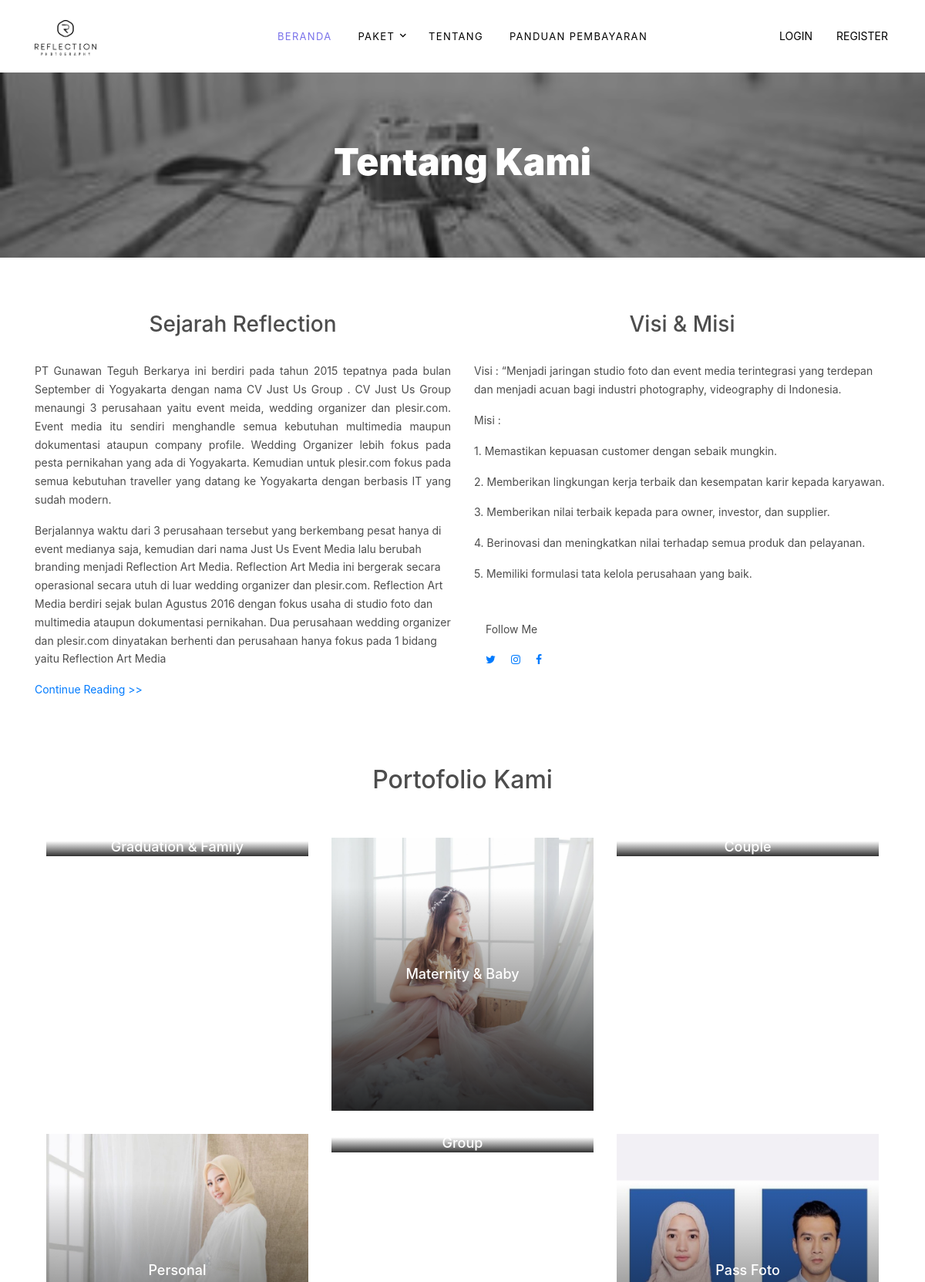
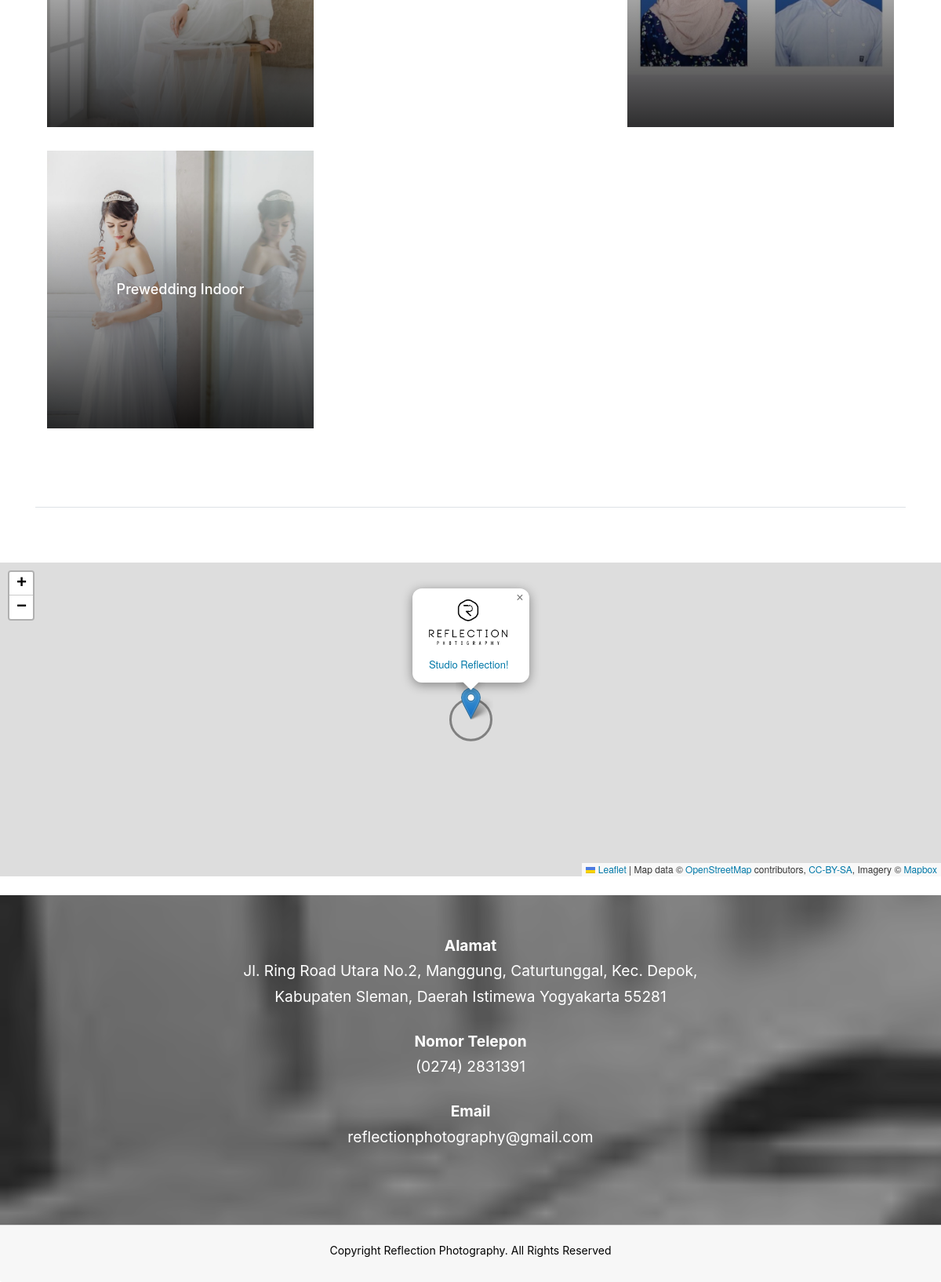
/index.php/home/tentangKami, run on the app's committed database (2 pictures, top to bottom).
### tables this page shows
CREATE TABLE `paket` (
  `id_paket` int(11) NOT NULL,
  `nama_paket` varchar(50) NOT NULL,
  `foto_paket` varchar(150) NOT NULL
);

### application/controllers/Home.php (called while the page is built, shortened)
<?php
class Home extends CI_Controller {
	public function tentangKami()
	{
		$this->load->model('admin/Mpaket');
		$data['paket'] = $this->Mpaket->getAllPaket();
		$this->load->view('member/template/Header',$data);
		$this->load->view('member/Tentang');
		$this->load->view('member/template/Footer');
	}
}

### index.php (called while the page is built, shortened)
<?php
require_once BASEPATH.'core/CodeIgniter.php';

### application/models/admin/Mpaket.php (called while the page is built, shortened)
<?php
class Mpaket extends CI_Model {
	public function getAllPaket()
	{
		$ambil = $this->db->get("paket");
		return $ambil->result_array();
	}
}

### application/views/member/Tentang.php (the view, shortened to what this page needs)
<div class="site-blocks-cover overlay inner-page-cover"  id="tentang" style="background-image: url('./assets/image/blog/camera-gray.jpg'); " data-stellar-background-ratio="0.5;">
  <div class="container">
    <div class="row align-items-center justify-content-center" id="tentang">
      <div class="col-md-7 text-center" data-aos="fade-up">
        <h1>Tentang Kami</h1>
      </div>
    </div>
  </div>
</div>
<div class="site-section" data-aos="fade">
  <div class="container">
    <div class="row mb-6">
      <div class="col-md-6">
        <h3 class="text-center">Sejarah Reflection</h3><br>
        <p style="text-align: justify;">PT Gunawan Teguh Berkarya ini berdiri pada tahun 2015 tepatnya pada bulan September di Yogyakarta dengan nama CV Just Us Group . CV Just Us Group menaungi 3 perusahaan yaitu event meida, wedding organizer dan plesir.com. Event media itu sendiri menghandle semua kebutuhan multimedia maupun dokumentasi ataupun company profile. Wedding Organizer lebih fokus pada pesta pernikahan yang ada di Yogyakarta. Kemudian untuk plesir.com fokus pada semua kebutuhan traveller yang datang ke Yogyakarta dengan berbasis IT yang sudah modern.
          <p>Berjalannya waktu dari 3 perusahaan tersebut yang berkembang pesat hanya di event medianya saja, kemudian dari nama Just Us Event Media lalu berubah branding menjadi Reflection Art Media. Reflection Art Media ini bergerak secara operasional secara utuh di luar wedding organizer dan plesir.com. Reflection Art Media berdiri sejak bulan Agustus 2016 dengan fokus usaha di studio foto dan multimedia ataupun dokumentasi pernikahan. Dua perusahaan wedding organizer dan plesir.com dinyatakan berhenti dan perusahaan hanya fokus pada 1 bidang yaitu Reflection Art Media </p>
          <p><a href="<?php echo base_url("sejarah") ?>">Continue Reading >></a></p>
        </div>
        <div class="col-md-6">
          <h3 class="text-center">Visi & Misi</h3><br>
          <p>Visi : “Menjadi jaringan studio foto dan event media terintegrasi yang terdepan dan menjadi acuan bagi industri photography, videography di Indonesia.</p>
          <p>Misi : </p>
          <p>1. Memastikan kepuasan customer dengan sebaik mungkin.</p>
          <p>2. Memberikan lingkungan kerja terbaik dan kesempatan karir kepada karyawan.</p>
          <p>3. Memberikan nilai terbaik kepada para owner, investor, dan supplier.</p>
          <p>4. Berinovasi dan meningkatkan nilai terhadap semua produk dan pelayanan.</p>
          <p>5. Memiliki formulasi tata kelola perusahaan yang baik.</p>
          <div class="col-md-6">
            <p class="mt-5 mb-3">Follow Me</p>
            <p>
              <a href="#" class="pr-2"><span class="icon-twitter"></span></a>
              <a href="#" class="p-2"><span class="icon-instagram"></span></a>
              <a href="#" class="p-2"><span class="icon-facebook"></span></a>
            </p>
          </div>
        </div>
      </div>
    </div>
    <div class="container">
      <div class="site-section border-bottom">
        <div class="container">
          <div class="row text-center justify-content-center mb-5">
            <div class="col-md-7" data-aos="fade-up">
              <h2>Portofolio Kami</h2>
            </div>
          </div>
          <div class="row">
            <?php foreach ($paket as $key => $value): ?>
              <div class="col-md-6 col-lg-4" data-aos="fade-up" data-aos-delay="300">
                <a class="image-gradient" href="<?php echo base_url("member/detail_portofolio/$value[id_paket]") ?>" >
                  <figure style="align-content: center;">
                    <img src="<?php echo base_url("./assets/image/paket/$value[foto_paket]") ?>" alt="" class="img-fluid">
                  </figure>
                  <div class="text">
                    <h3><?php echo $value['nama_paket'] ?></h3>
                  </div>
                </a>
              </div>
            <?php endforeach ?>
          </div>
        </div>
      </div>
    </div>
  </div>
</div>
<div id="map"></div>
          <br>
          <div class="py-5 site-block-testimonial" style="background-image: url('./assets/image/blog/camera-gray.jpg');" data-stellar-background-ratio="0.5">
           <div class="container">
             <div class="row block-13 mb-5">
               <div class="col-md-12 text-center" >
                <div class="block-testimony col-lg-3 ml-auto ">
                 <p class="mb-0 font-weight-bold">Alamat</p>
                 <p class="mb-4">Jl. Ring Road Utara No.2, Manggung, Caturtunggal, Kec. Depok, Kabupaten Sleman, Daerah Istimewa Yogyakarta 55281</p>
                 <p class="mb-0 font-weight-bold">Nomor Telepon</p>
                 <p class="mb-4">(0274) 2831391</p>
                 <p class="mb-0 font-weight-bold">Email</p>
                 <p class="mb-0">reflectionphotography@gmail.com</p>
               </div>
             </div>
           </div>
         </div>
       </div>

### assets/css/style_member.css (style rules this page uses)
body { line-height: 1.7; color: #4d4d4d; font-weight: 400; font-size: 0.875rem; }
a { -webkit-transition: .3s all ease; -o-transition: .3s all ease; transition: .3s all ease; }
.site-section { padding: 2.5em 0; }
@media (min-width: 768px) { .site-section { padding: 5em 0; } }
.site-blocks-cover { background-size: cover; background-repeat: no-repeat; background-position: top; background-position: center center; }
#tentang { min-height: 80px; }
.site-blocks-cover.overlay { position: relative; }
.site-blocks-cover.overlay:before { position: absolute; content: ""; left: 0; bottom: 0; right: 0; top: 0; background: rgba(0, 0, 0, 0.4); }
.site-blocks-cover, .site-blocks-cover .row { min-height: 600px; height: calc(100vh - 73px); }
.site-blocks-cover.inner-page-cover, .site-blocks-cover.inner-page-cover .row { min-height: 600px; height: calc(30vh); }
.site-blocks-cover h1 { font-size: 1.5rem; font-weight: 900; color: #fff; }
@media (min-width: 768px) { .site-blocks-cover h1 { font-size: 3rem; } }
.block-13, .slide-one-item { position: relative; z-index: 1; }
.image-gradient { position: relative; width: 100%; display: block; margin-bottom: 30px; }
.image-gradient figure { position: relative; overflow: hidden; }
.image-gradient figure:before { content: ''; position: absolute; top: 0; right: 0; bottom: 0; left: 0; background: -moz-linear-gradient(top, transparent 0%, transparent 18%, rgba(0, 0, 0, 0.8) 99%, rgba(0, 0, 0, 0.8) 100%); background: -webkit-linear-gradient(top, transparent 0%, transparent 18%, rgba(0, 0, 0, 0.8) 99%, rgba(0, 0, 0, 0.8) 100%); background: -webkit-gradient(linear, left top, left bottom, from(transparent), color-stop(18%, transparent), color-stop(99%, rgba(0, 0, 0, 0.8)), to(rgba(0, 0, 0, 0.8))); background: -o-linear-gradient(top, transparent 0%, transparent 18%, rgba(0, 0, 0, 0.8) 99%, rgba(0, 0, 0, 0.8) 100%); background: linear-gradient(to bottom, transparent 0%, transparent 18%, rgba(0, 0, 0, 0.8) 99%, rgba(0, 0, 0, 0.8) 100%); filter: progid:DXImageTransform.Microsoft.gradient( startColorstr='#00000000', endColorstr='#cc000000',GradientType=0 ); z-index: 2; }
.image-gradient figure img { -webkit-transition: .3s all ease; -o-transition: .3s all ease; transition: .3s all ease; -webkit-transform: scale(1); -ms-transform: scale(1); transform: scale(1); z-index: 1; }
.image-gradient .text { position: absolute; top: 50%; width: 100%; -webkit-transform: translateY(-50%); -ms-transform: translateY(-50%); transform: translateY(-50%); text-align: center; z-index: 3; }
.image-gradient .text h3 { font-size: 18px; color: #fff; margin-bottom: 0; }
.site-block-testimonial { position: relative; background-attachment: fixed; background-size: cover; }
.site-block-testimonial:before { position: absolute; content: ""; top: 0; left: 0; right: 0; bottom: 0; background: rgba(0, 0, 0, 0.3); z-index: 1; }
.site-block-testimonial .block-13 { position: relative; z-index: 2; }
.site-block-testimonial .block-testimony { margin: 0 auto; max-width: 700px; }
.site-block-testimonial p { font-size: 1.2rem; color: #fff; }

### application/views/member/template/Header.php (style rules this page uses)
#map { height: 400px; }

### data on the page
paket: nama_paket "Graduation & Family"
paket: foto_paket (picture), nama_paket "Maternity & Baby"
paket: nama_paket "Couple"
paket: foto_paket (picture), nama_paket "Personal"
paket: nama_paket "Group"
paket: foto_paket (picture), nama_paket "Pass Foto"
paket: foto_paket (picture), nama_paket "Prewedding Indoor"
